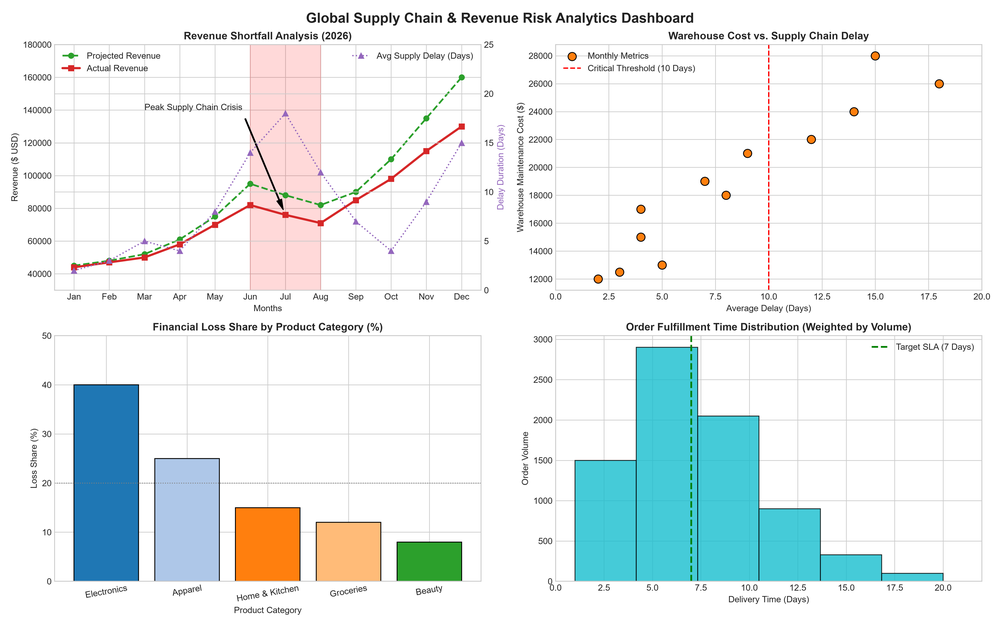
#> input picture supply_chain_risk_dashboard.png, 1000 x 625 px, shrunk from 4800 x 3000 before the run
$ python -i 'OpenCV Adversarial Patch & Perturbation Defense & Sanitization Engine.py'   (imports and definitions only)   (older library calls are emulated)
#> lines starting #> are read from the running program, lines starting #| are printed output that depends on the picture
#> further down, picture is the input picture: shape (625, 1000, 3); mean B, G, R 239.3, 238.8, 231
import cv2
import numpy as np
import logging

# [1 line not run here, left out]

class AdversarialVisionDefenseEngine:
    def __init__(self, bilateral_d=9, sigma_color=75, sigma_space=75):
        self.bilateral_d = bilateral_d
        self.sigma_color = sigma_color
        self.sigma_space = sigma_space
        logging.info("Initialized AdversarialVisionDefenseEngine with bilateral spatial filtering topology.")

    def detect_and_sanitize(self, frame: np.ndarray) -> tuple:
        """Analyze input frame for high-frequency adversarial noise patches and apply edge-preserving sanitization."""

        gray = cv2.cvtColor(frame, cv2.COLOR_BGR2GRAY)
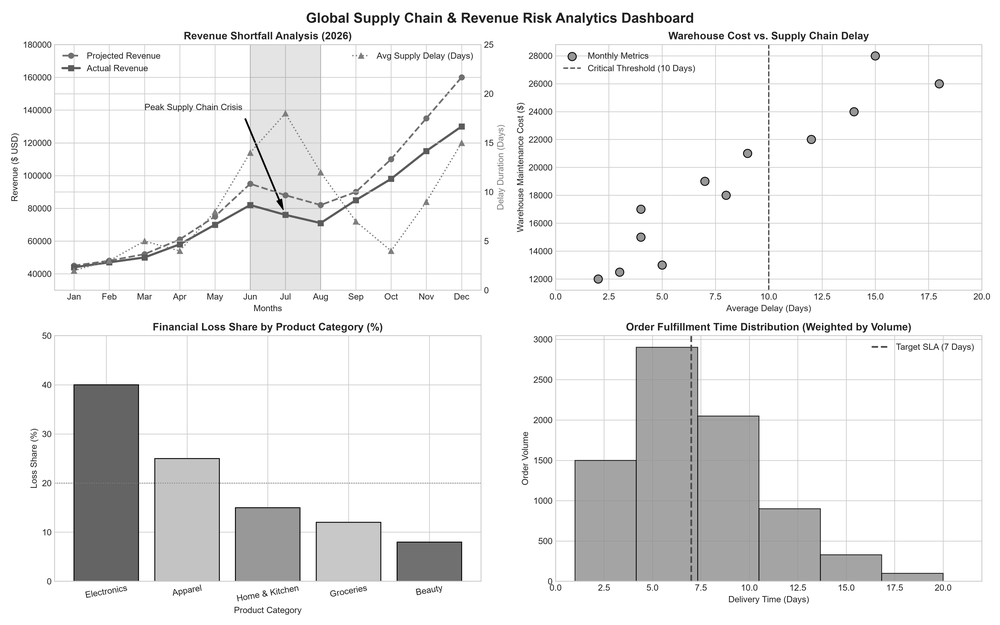
#> gray: shape (625, 1000); min 0, max 255, mean 236.5


        laplacian_var = cv2.Laplacian(gray, cv2.CV_64F).var()
#> laplacian_var = 2750


        adversarial_flag = laplacian_var > 1500.0
#> adversarial_flag = True


        sanitized_frame = cv2.bilateralFilter(
            frame,
            d=self.bilateral_d,
            sigmaColor=self.sigma_color,
            sigmaSpace=self.sigma_space
        )

        return sanitized_frame, laplacian_var, adversarial_flag

# [23 lines not run here, left out]

>>> import cv2
>>> picture = cv2.imread('supply_chain_risk_dashboard.png')
>>> result = AdversarialVisionDefenseEngine().detect_and_sanitize(picture)
